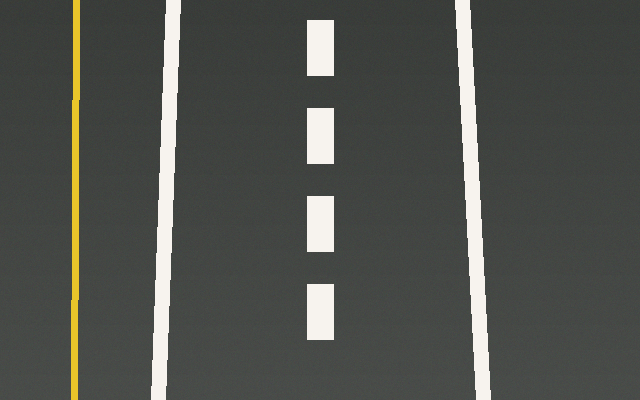
#> input picture exemplos_tp2/Filtragem_Espacial_Bordas_40_Exemplos_Independentes/dados/pista_bev.png, 640 x 400 px
$ python 28_tempos_operadores.py   (older library calls are emulated)
#> lines starting #> are read from the running program, lines starting #| are printed output that depends on the picture
"""
EXEMPLO 28 - Benchmark de tempo por operador

O QUE ESTE CÓDIGO FAZ
Mede o custo de Sobel, LoG, Canny 2× e DoG em milissegundos.

COMO O CÓDIGO FUNCIONA
Faz aquecimento e mede repetidamente com perf_counter, relatando mediana.

POR QUE É IMPORTANTE NA DIREÇÃO AUTÔNOMA
Em processamento embarcado importa o tempo necessário por frame.

COMO EXPLICAR AOS ALUNOS
Este exemplo representa uma etapa pequena de um pipeline de percepção. Observe a
imagem inicial, os valores numéricos apresentados no terminal e as imagens geradas.
Compare alterações de parâmetros mantendo as demais condições constantes.

ATIVIDADE PRÁTICA
Compare CPU Colab e notebook local, sem afirmar equivalência de hardware.

COMO EXECUTAR
python exemplos/28_tempos_operadores.py

SAÍDA
Uma ou mais figuras ou métricas serão salvas automaticamente em saidas/.
O programa pode ser executado diretamente: as funções estão neste próprio arquivo.
"""

import argparse
import csv
import json
import time
from pathlib import Path
import cv2
import numpy as np
import matplotlib
matplotlib.use("Agg")
import matplotlib.pyplot as plt

# Cada exemplo contém suas próprias funções; NÃO utiliza apoio.py.
# A pasta dados guarda apenas imagens de entrada. É permitido executar
# os exemplos em qualquer ordem, diretamente ou no Google Colab.
BASE = Path(__file__).resolve().parent.parent
DADOS = BASE / "dados"
RESULTADOS = BASE / "saidas" / Path(__file__).stem
RESULTADOS.mkdir(parents=True, exist_ok=True)


def ler(nome="pista_bev.png", cinza=False):
    """Abre uma imagem com verificação explícita de existência."""
#> called with nome = 'pista_bev.png', cinza = False
    p = DADOS / nome
    imagem = cv2.imread(str(p), cv2.IMREAD_GRAYSCALE if cinza else cv2.IMREAD_COLOR)
#> imagem is the input picture: shape (400, 640, 3); mean B, G, R 77, 81.8, 79.7
    if imagem is None:
        raise FileNotFoundError(f"Imagem ausente: {p}. Execute o código com o ZIP extraído.")
    return imagem


def cinza(img):
    return cv2.cvtColor(img, cv2.COLOR_BGR2GRAY) if img.ndim == 3 else img


# [109 lines left out: functions sombra, molhado, selecionar_cena, normalize8, mostrar, operadores and 2 more, not called in this run]


def tabela(rows,columns):
    print(" | ".join(columns))
    print("-"*88)
    for row in rows:print(" | ".join(str(row.get(c,"")) for c in columns))
    with open(RESULTADOS/"metricas.csv","w",newline="",encoding="utf-8") as f:
        wr=csv.DictWriter(f,fieldnames=columns);wr.writeheader();wr.writerows(rows)


# ---------------- EXPERIMENTO DESTE EXEMPLO ----------------
i=ler();g=cinza(i)
funcs={"Sobel":lambda:np.hypot(cv2.Sobel(g,cv2.CV_64F,1,0),cv2.Sobel(g,cv2.CV_64F,0,1)),"LoG":lambda:cv2.Laplacian(cv2.GaussianBlur(g,(5,5),1.2),cv2.CV_64F),"Canny 50/110":lambda:cv2.Canny(g,50,110),"Canny 100/200":lambda:cv2.Canny(g,100,200),"DoG":lambda:cv2.absdiff(cv2.GaussianBlur(g,(0,0),1.0),cv2.GaussianBlur(g,(0,0),2.2))}
rows=[]
for name,fn in funcs.items():
 for j in range(3):fn()
 timings=[]
 for j in range(15):
  t=time.perf_counter();fn();timings.append((time.perf_counter()-t)*1000)
 rows.append(dict(operador=name,mediana_ms=round(float(np.median(timings)),3),p95_ms=round(float(np.percentile(timings,95)),3)))
#> this loop made 5 passes
#> name on passes 1 to 5: 'Sobel', 'LoG', 'Canny 50/110', 'Canny 100/200', 'DoG'
#> after the loop, rows = 5 items
tabela(rows,["operador","mediana_ms","p95_ms"])
#> the loop in tabela, `for row in rows:print(" | ".join(str(row.get(c,"")) for c in columns))` made 5 passes
#> row on passes 1, 2, 5: {'operador': 'Sobel', 'mediana_ms': 5.23, 'p95_ms': 5.32}, {'operador': 'LoG', 'mediana_ms': 0.493, 'p95_ms': 0.503}, {'operador': 'DoG', 'mediana_ms': 0.671, 'p95_ms': 0.674}
#| Sobel | 5.231 | 5.317
#| LoG | 0.493 | 0.503
#| Canny 50/110 | 0.289 | 0.304
#| Canny 100/200 | 0.287 | 0.295
#| DoG | 0.671 | 0.674
fig,ax=plt.subplots(figsize=(8,4));ax.bar([r["operador"] for r in rows],[r["mediana_ms"] for r in rows]);ax.set_ylabel("Mediana (ms)");ax.tick_params(axis="x",rotation=22);fig.tight_layout();fig.savefig(RESULTADOS/"benchmark.png",dpi=140);plt.close(fig)
#> after `fig, ax = plt.subplots(figsize=(8, 4))`:
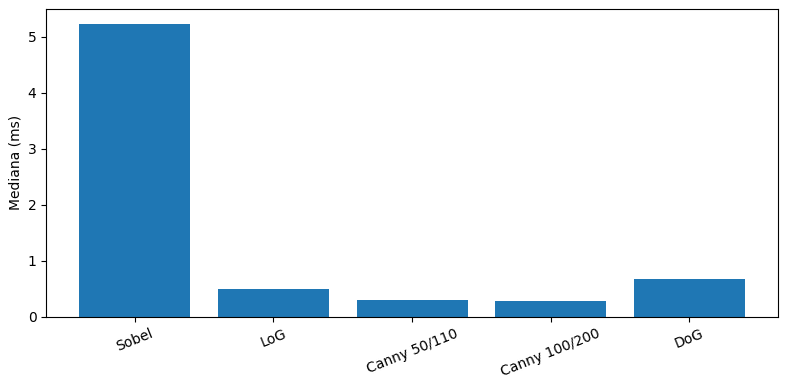
#> figure drawn by matplotlib, 1 panel; tallest bar 5.23 high, from x = -0.4 to 0.4

$ run again, with exemplos_tp2/Filtragem_Espacial_Bordas_40_Exemplos_Independentes/dados/pista_perspectiva.png copied over exemplos_tp2/Filtragem_Espacial_Bordas_40_Exemplos_Independentes/dados/pista_bev.png
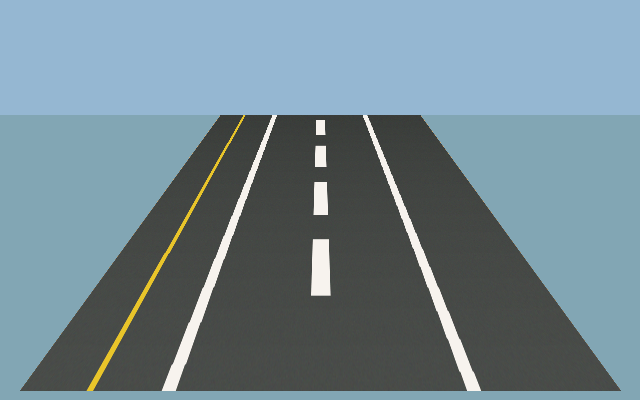
#> input picture exemplos_tp2/Filtragem_Espacial_Bordas_40_Exemplos_Independentes/dados/pista_perspectiva.png, 640 x 400 px
#> in ler, imagem is the input picture: shape (400, 640, 3); mean B, G, R 145.2, 135.6, 114.8
#> in cinza, `return cv2.cvtColor(img, cv2.COLOR_BGR2GRAY) if img.ndim == 3 else img`:
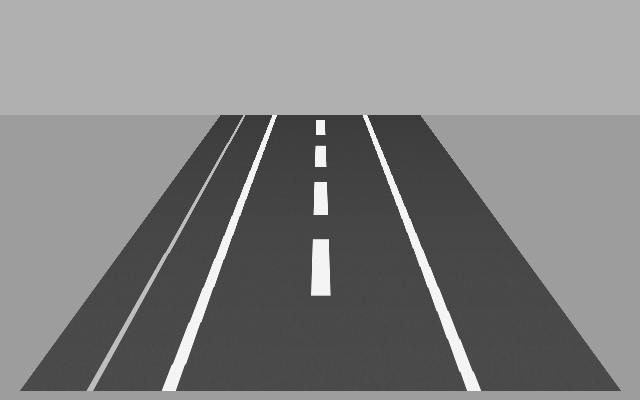
#> returned value: shape (400, 640); min 56, max 244, mean 130.5
#> the loop `for name,fn in funcs.items():` made 5 passes
#> name on passes 1 to 5: 'Sobel', 'LoG', 'Canny 50/110', 'Canny 100/200', 'DoG'
#> after the loop `for name,fn in funcs.items():`: rows = 5 items
#> the loop in tabela, `for row in rows:print(" | ".join(str(row.get(c,"")) for c in columns))` made 5 passes
#> row on passes 1, 2, 5: {'operador': 'Sobel', 'mediana_ms': 4.12, 'p95_ms': 4.17}, {'operador': 'LoG', 'mediana_ms': 0.486, 'p95_ms': 0.501}, {'operador': 'DoG', 'mediana_ms': 0.67, 'p95_ms': 0.678}
#> (printed output is left out)
#> `fig, ax = plt.subplots(figsize=(8, 4))`:
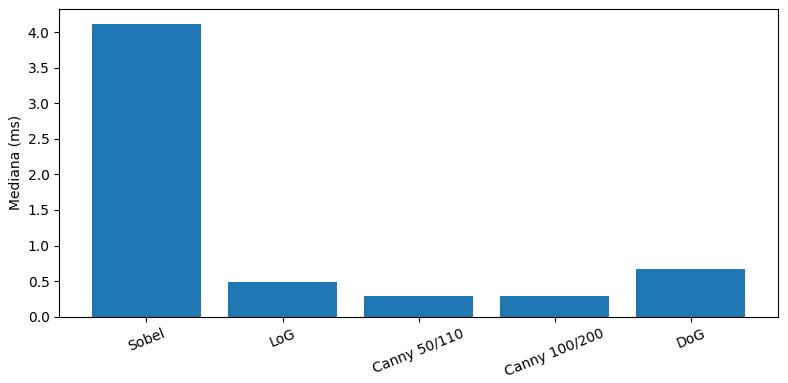
#> figure drawn by matplotlib, 1 panel; tallest bar 4.12 high, from x = -0.4 to 0.4
